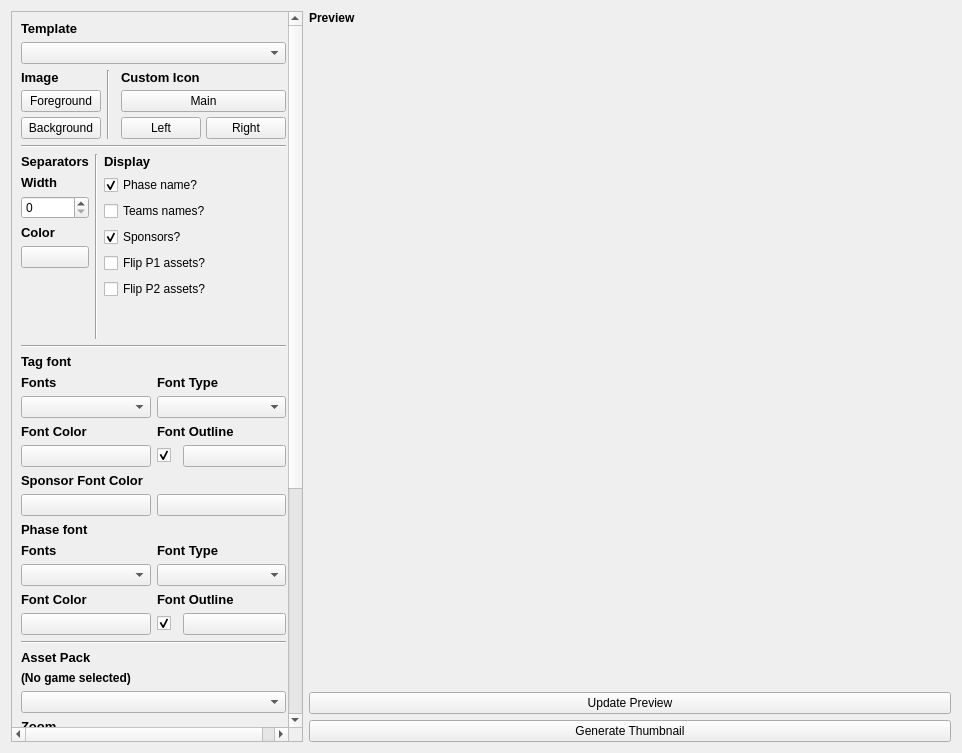
<?xml version="1.0" encoding="UTF-8"?>
<ui version="4.0">
 <class>Form</class>
 <widget class="QWidget" name="Form">
  <property name="geometry">
   <rect>
    <x>0</x>
    <y>0</y>
    <width>962</width>
    <height>753</height>
   </rect>
  </property>
  <property name="windowTitle">
   <string>Form</string>
  </property>
  <property name="locale">
   <locale language="English" country="UnitedStates"/>
  </property>
  <layout class="QHBoxLayout" name="horizontalLayout_8">
   <item>
    <widget class="QScrollArea" name="scrollArea">
     <property name="sizePolicy">
      <sizepolicy hsizetype="Minimum" vsizetype="Expanding">
       <horstretch>0</horstretch>
       <verstretch>0</verstretch>
      </sizepolicy>
     </property>
     <widget class="QWidget" name="scrollAreaWidgetContents">
      <layout class="QVBoxLayout" name="verticalLayout_6">
       <property name="rightMargin">
        <number>16</number>
       </property>
       <item>
        <layout class="QVBoxLayout" name="verticalLayout">
         <item>
          <widget class="QLabel" name="label_17">
           <property name="font">
            <font>
             <pointsize>10</pointsize>
             <weight>75</weight>
             <bold>true</bold>
            </font>
           </property>
           <property name="text">
            <string>Template</string>
           </property>
          </widget>
         </item>
         <item>
          <widget class="QComboBox" name="templateSelect"/>
         </item>
         <item>
          <layout class="QHBoxLayout" name="horizontalLayout_4" stretch="1,0,1">
           <property name="rightMargin">
            <number>0</number>
           </property>
           <item>
            <layout class="QVBoxLayout" name="verticalLayout_7">
             <property name="spacing">
              <number>5</number>
             </property>
             <property name="topMargin">
              <number>0</number>
             </property>
             <item>
              <widget class="QLabel" name="label_11">
               <property name="font">
                <font>
                 <pointsize>10</pointsize>
                 <weight>75</weight>
                 <bold>true</bold>
                </font>
               </property>
               <property name="locale">
                <locale language="English" country="UnitedStates"/>
               </property>
               <property name="text">
                <string>Image</string>
               </property>
              </widget>
             </item>
             <item>
              <widget class="QPushButton" name="customForeground">
               <property name="text">
                <string>Foreground</string>
               </property>
              </widget>
             </item>
             <item>
              <widget class="QPushButton" name="customBackground">
               <property name="text">
                <string>Background</string>
               </property>
              </widget>
             </item>
            </layout>
           </item>
           <item>
            <widget class="Line" name="line">
             <property name="orientation">
              <enum>Qt::Vertical</enum>
             </property>
            </widget>
           </item>
           <item>
            <layout class="QVBoxLayout" name="verticalLayout_8">
             <property name="spacing">
              <number>5</number>
             </property>
             <property name="leftMargin">
              <number>5</number>
             </property>
             <item>
              <widget class="QLabel" name="label_2">
               <property name="font">
                <font>
                 <pointsize>10</pointsize>
                 <weight>75</weight>
                 <bold>true</bold>
                </font>
               </property>
               <property name="text">
                <string>Custom Icon</string>
               </property>
              </widget>
             </item>
             <item>
              <widget class="QPushButton" name="customMainIcon">
               <property name="text">
                <string>Main</string>
               </property>
              </widget>
             </item>
             <item>
              <layout class="QHBoxLayout" name="horizontalLayout" stretch="0,0">
               <property name="spacing">
                <number>5</number>
               </property>
               <property name="sizeConstraint">
                <enum>QLayout::SetMinimumSize</enum>
               </property>
               <property name="leftMargin">
                <number>0</number>
               </property>
               <property name="topMargin">
                <number>0</number>
               </property>
               <property name="rightMargin">
                <number>0</number>
               </property>
               <property name="bottomMargin">
                <number>0</number>
               </property>
               <item>
                <widget class="QPushButton" name="customTopLeftIcon">
                 <property name="text">
                  <string>Left</string>
                 </property>
                </widget>
               </item>
               <item>
                <widget class="QPushButton" name="customTopRightIcon">
                 <property name="text">
                  <string>Right</string>
                 </property>
                </widget>
               </item>
              </layout>
             </item>
            </layout>
           </item>
          </layout>
         </item>
         <item>
          <widget class="Line" name="line_2">
           <property name="orientation">
            <enum>Qt::Horizontal</enum>
           </property>
          </widget>
         </item>
         <item>
          <layout class="QHBoxLayout" name="horizontalLayout_5" stretch="1,0,3">
           <property name="spacing">
            <number>6</number>
           </property>
           <property name="leftMargin">
            <number>0</number>
           </property>
           <property name="rightMargin">
            <number>0</number>
           </property>
           <item>
            <layout class="QVBoxLayout" name="verticalLayout_11">
             <item>
              <widget class="QLabel" name="label_12">
               <property name="sizePolicy">
                <sizepolicy hsizetype="Preferred" vsizetype="Maximum">
                 <horstretch>0</horstretch>
                 <verstretch>0</verstretch>
                </sizepolicy>
               </property>
               <property name="font">
                <font>
                 <pointsize>10</pointsize>
                 <weight>75</weight>
                 <bold>true</bold>
                </font>
               </property>
               <property name="text">
                <string>Separators</string>
               </property>
              </widget>
             </item>
             <item>
              <widget class="QLabel" name="label_9">
               <property name="sizePolicy">
                <sizepolicy hsizetype="Preferred" vsizetype="Maximum">
                 <horstretch>0</horstretch>
                 <verstretch>0</verstretch>
                </sizepolicy>
               </property>
               <property name="font">
                <font>
                 <pointsize>10</pointsize>
                 <weight>75</weight>
                 <bold>true</bold>
                </font>
               </property>
               <property name="text">
                <string>Width</string>
               </property>
              </widget>
             </item>
             <item>
              <widget class="QSpinBox" name="widthSpacer"/>
             </item>
             <item>
              <widget class="QLabel" name="label_10">
               <property name="sizePolicy">
                <sizepolicy hsizetype="Preferred" vsizetype="Maximum">
                 <horstretch>0</horstretch>
                 <verstretch>0</verstretch>
                </sizepolicy>
               </property>
               <property name="font">
                <font>
                 <pointsize>10</pointsize>
                 <weight>75</weight>
                 <bold>true</bold>
                </font>
               </property>
               <property name="text">
                <string>Color</string>
               </property>
              </widget>
             </item>
             <item>
              <widget class="QPushButton" name="colorSpacer">
               <property name="sizePolicy">
                <sizepolicy hsizetype="Minimum" vsizetype="Maximum">
                 <horstretch>0</horstretch>
                 <verstretch>0</verstretch>
                </sizepolicy>
               </property>
               <property name="text">
                <string/>
               </property>
              </widget>
             </item>
             <item>
              <spacer name="verticalSpacer_2">
               <property name="orientation">
                <enum>Qt::Vertical</enum>
               </property>
               <property name="sizeHint" stdset="0">
                <size>
                 <width>20</width>
                 <height>40</height>
                </size>
               </property>
              </spacer>
             </item>
            </layout>
           </item>
           <item>
            <widget class="Line" name="line_4">
             <property name="orientation">
              <enum>Qt::Vertical</enum>
             </property>
            </widget>
           </item>
           <item>
            <layout class="QVBoxLayout" name="verticalLayout_9">
             <property name="rightMargin">
              <number>0</number>
             </property>
             <item>
              <widget class="QLabel" name="label_13">
               <property name="sizePolicy">
                <sizepolicy hsizetype="Preferred" vsizetype="Maximum">
                 <horstretch>0</horstretch>
                 <verstretch>0</verstretch>
                </sizepolicy>
               </property>
               <property name="font">
                <font>
                 <pointsize>10</pointsize>
                 <weight>75</weight>
                 <bold>true</bold>
                </font>
               </property>
               <property name="text">
                <string>Display</string>
               </property>
              </widget>
             </item>
             <item>
              <widget class="QCheckBox" name="phaseNameCheck">
               <property name="text">
                <string>Phase name?</string>
               </property>
               <property name="checked">
                <bool>true</bool>
               </property>
              </widget>
             </item>
             <item>
              <widget class="QCheckBox" name="teamNameCheck">
               <property name="text">
                <string>Teams names?</string>
               </property>
               <property name="checked">
                <bool>false</bool>
               </property>
              </widget>
             </item>
             <item>
              <widget class="QCheckBox" name="sponsorCheck">
               <property name="text">
                <string>Sponsors?</string>
               </property>
               <property name="checked">
                <bool>true</bool>
               </property>
              </widget>
             </item>
             <item>
              <widget class="QCheckBox" name="flipP1Check">
               <property name="text">
                <string>Flip P1 assets?</string>
               </property>
               <property name="checked">
                <bool>false</bool>
               </property>
              </widget>
             </item>
             <item>
              <widget class="QCheckBox" name="flipP2Check">
               <property name="text">
                <string>Flip P2 assets?</string>
               </property>
               <property name="checked">
                <bool>false</bool>
               </property>
              </widget>
             </item>
             <item>
              <spacer name="verticalSpacer_3">
               <property name="orientation">
                <enum>Qt::Vertical</enum>
               </property>
               <property name="sizeHint" stdset="0">
                <size>
                 <width>20</width>
                 <height>40</height>
                </size>
               </property>
              </spacer>
             </item>
            </layout>
           </item>
          </layout>
         </item>
         <item>
          <widget class="Line" name="line_3">
           <property name="orientation">
            <enum>Qt::Horizontal</enum>
           </property>
          </widget>
         </item>
         <item>
          <widget class="QLabel" name="label_7">
           <property name="font">
            <font>
             <pointsize>10</pointsize>
             <weight>75</weight>
             <bold>true</bold>
            </font>
           </property>
           <property name="text">
            <string>Tag font</string>
           </property>
          </widget>
         </item>
         <item>
          <layout class="QHBoxLayout" name="horizontalLayout_2" stretch="0,0">
           <property name="bottomMargin">
            <number>0</number>
           </property>
           <item>
            <layout class="QVBoxLayout" name="verticalLayout_3">
             <item>
              <widget class="QLabel" name="label_3">
               <property name="font">
                <font>
                 <pointsize>10</pointsize>
                 <weight>75</weight>
                 <bold>true</bold>
                </font>
               </property>
               <property name="text">
                <string>Fonts</string>
               </property>
              </widget>
             </item>
             <item>
              <widget class="QComboBox" name="comboBoxFont"/>
             </item>
            </layout>
           </item>
           <item>
            <layout class="QVBoxLayout" name="verticalLayout_2">
             <property name="bottomMargin">
              <number>0</number>
             </property>
             <item>
              <widget class="QLabel" name="label_4">
               <property name="font">
                <font>
                 <pointsize>10</pointsize>
                 <weight>75</weight>
                 <bold>true</bold>
                </font>
               </property>
               <property name="text">
                <string>Font Type</string>
               </property>
              </widget>
             </item>
             <item>
              <widget class="QComboBox" name="comboBoxFontType"/>
             </item>
            </layout>
           </item>
          </layout>
         </item>
         <item>
          <layout class="QHBoxLayout" name="horizontalLayout_9">
           <item>
            <layout class="QVBoxLayout" name="verticalLayoutPlayerFontColor">
             <item>
              <widget class="QLabel" name="labelPlayerFontColor">
               <property name="font">
                <font>
                 <pointsize>10</pointsize>
                 <weight>75</weight>
                 <bold>true</bold>
                </font>
               </property>
               <property name="text">
                <string>Font Color</string>
               </property>
              </widget>
             </item>
             <item>
              <widget class="QPushButton" name="colorPlayerFontColor">
               <property name="text">
                <string/>
               </property>
              </widget>
             </item>
            </layout>
           </item>
           <item>
            <layout class="QVBoxLayout" name="verticalLayoutPlayerFontOutline">
             <item>
              <widget class="QLabel" name="labelFontColor">
               <property name="font">
                <font>
                 <pointsize>10</pointsize>
                 <weight>75</weight>
                 <bold>true</bold>
                </font>
               </property>
               <property name="text">
                <string>Font Outline</string>
               </property>
              </widget>
             </item>
             <item>
              <layout class="QHBoxLayout" name="horizontalLayoutPlayerFontOutline">
               <item>
                <widget class="QCheckBox" name="enablePlayerOutline">
                 <property name="maximumSize">
                  <size>
                   <width>20</width>
                   <height>16777215</height>
                  </size>
                 </property>
                 <property name="checkable">
                  <bool>true</bool>
                 </property>
                 <property name="checked">
                  <bool>true</bool>
                 </property>
                </widget>
               </item>
               <item>
                <widget class="QPushButton" name="colorPlayerOutline">
                 <property name="text">
                  <string/>
                 </property>
                </widget>
               </item>
              </layout>
             </item>
            </layout>
           </item>
          </layout>
         </item>
         <item>
          <layout class="QHBoxLayout" name="horizontalLayout_6">
           <item>
            <layout class="QVBoxLayout" name="verticalLayout_14">
             <item>
              <widget class="QLabel" name="labelSponsorFontColor">
               <property name="font">
                <font>
                 <pointsize>10</pointsize>
                 <weight>75</weight>
                 <bold>true</bold>
                </font>
               </property>
               <property name="text">
                <string>Sponsor Font Color</string>
               </property>
              </widget>
             </item>
             <item>
              <layout class="QHBoxLayout" name="horizontalLayout_7">
               <item>
                <widget class="QPushButton" name="sponsorFontColor1">
                 <property name="text">
                  <string/>
                 </property>
                </widget>
               </item>
               <item>
                <widget class="QPushButton" name="sponsorFontColor2">
                 <property name="text">
                  <string/>
                 </property>
                </widget>
               </item>
              </layout>
             </item>
            </layout>
           </item>
          </layout>
         </item>
         <item>
          <widget class="QLabel" name="label_8">
           <property name="font">
            <font>
             <pointsize>10</pointsize>
             <weight>75</weight>
             <bold>true</bold>
            </font>
           </property>
           <property name="text">
            <string>Phase font</string>
           </property>
          </widget>
         </item>
         <item>
          <layout class="QHBoxLayout" name="horizontalLayout_3" stretch="0,0">
           <property name="bottomMargin">
            <number>0</number>
           </property>
           <item>
            <layout class="QVBoxLayout" name="verticalLayout_4">
             <item>
              <widget class="QLabel" name="label_5">
               <property name="font">
                <font>
                 <pointsize>10</pointsize>
                 <weight>75</weight>
                 <bold>true</bold>
                </font>
               </property>
               <property name="text">
                <string>Fonts</string>
               </property>
              </widget>
             </item>
             <item>
              <widget class="QComboBox" name="comboBoxFontPhase"/>
             </item>
            </layout>
           </item>
           <item>
            <layout class="QVBoxLayout" name="verticalLayout_5">
             <property name="bottomMargin">
              <number>0</number>
             </property>
             <item>
              <widget class="QLabel" name="label_6">
               <property name="font">
                <font>
                 <pointsize>10</pointsize>
                 <weight>75</weight>
                 <bold>true</bold>
                </font>
               </property>
               <property name="text">
                <string>Font Type</string>
               </property>
              </widget>
             </item>
             <item>
              <widget class="QComboBox" name="comboBoxFontTypePhase"/>
             </item>
            </layout>
           </item>
          </layout>
         </item>
         <item>
          <layout class="QHBoxLayout" name="horizontalLayout_10">
           <item>
            <layout class="QVBoxLayout" name="verticalLayoutPlayerFontColor_2">
             <item>
              <widget class="QLabel" name="labelPhaseFontColor">
               <property name="font">
                <font>
                 <pointsize>10</pointsize>
                 <weight>75</weight>
                 <bold>true</bold>
                </font>
               </property>
               <property name="text">
                <string>Font Color</string>
               </property>
              </widget>
             </item>
             <item>
              <widget class="QPushButton" name="colorPhaseFontColor">
               <property name="text">
                <string/>
               </property>
              </widget>
             </item>
            </layout>
           </item>
           <item>
            <layout class="QVBoxLayout" name="verticalLayoutPlayerFontOutline_2">
             <item>
              <widget class="QLabel" name="labelFontColor_2">
               <property name="font">
                <font>
                 <pointsize>10</pointsize>
                 <weight>75</weight>
                 <bold>true</bold>
                </font>
               </property>
               <property name="text">
                <string>Font Outline</string>
               </property>
              </widget>
             </item>
             <item>
              <layout class="QHBoxLayout" name="horizontalLayoutPlayerFontOutline_2">
               <item>
                <widget class="QCheckBox" name="enablePhaseOutline">
                 <property name="maximumSize">
                  <size>
                   <width>20</width>
                   <height>16777215</height>
                  </size>
                 </property>
                 <property name="text">
                  <string/>
                 </property>
                 <property name="checkable">
                  <bool>true</bool>
                 </property>
                 <property name="checked">
                  <bool>true</bool>
                 </property>
                </widget>
               </item>
               <item>
                <widget class="QPushButton" name="colorPhaseOutline">
                 <property name="text">
                  <string/>
                 </property>
                </widget>
               </item>
              </layout>
             </item>
            </layout>
           </item>
          </layout>
         </item>
         <item>
          <widget class="Line" name="line_4">
           <property name="orientation">
            <enum>Qt::Horizontal</enum>
           </property>
          </widget>
         </item>
         <item>
          <widget class="QLabel" name="label_9">
           <property name="font">
            <font>
             <pointsize>10</pointsize>
             <weight>75</weight>
             <bold>true</bold>
            </font>
           </property>
           <property name="text">
            <string>Asset Pack</string>
           </property>
          </widget>
         </item>
         <item>
          <widget class="QLabel" name="label_asset">
           <property name="font">
            <font>
             <weight>75</weight>
             <bold>true</bold>
            </font>
           </property>
           <property name="text">
            <string>(No game selected)</string>
           </property>
          </widget>
         </item>
         <item>
          <layout class="QHBoxLayout" name="horizontalLayout_3" stretch="0">
           <property name="bottomMargin">
            <number>0</number>
           </property>
           <item>
            <layout class="QVBoxLayout" name="verticalLayout_4">
             <item>
              <widget class="QComboBox" name="comboBoxAsset"/>
             </item>
            </layout>
           </item>
          </layout>
         </item>
         <item>
          <layout class="QVBoxLayout" name="verticalLayout_17">
           <item>
            <widget class="QLabel" name="label_14">
             <property name="sizePolicy">
              <sizepolicy hsizetype="Maximum" vsizetype="Minimum">
               <horstretch>0</horstretch>
               <verstretch>0</verstretch>
              </sizepolicy>
             </property>
             <property name="font">
              <font>
               <pointsize>10</pointsize>
               <weight>75</weight>
               <bold>true</bold>
              </font>
             </property>
             <property name="text">
              <string>Zoom</string>
             </property>
             <property name="alignment">
              <set>Qt::AlignLeading</set>
             </property>
            </widget>
           </item>
           <item>
            <widget class="QSpinBox" name="zoom">
             <property name="sizePolicy">
              <sizepolicy hsizetype="Minimum" vsizetype="Minimum">
               <horstretch>0</horstretch>
               <verstretch>0</verstretch>
              </sizepolicy>
             </property>
             <property name="suffix">
              <string>%</string>
             </property>
             <property name="minimum">
              <number>1</number>
             </property>
             <property name="maximum">
              <number>1000</number>
             </property>
             <property name="value">
              <number>100</number>
             </property>
            </widget>
           </item>
          </layout>
         </item>
         <item>
          <layout class="QHBoxLayout" name="horizontalLayout_13">
           <item>
            <layout class="QVBoxLayout" name="verticalLayout_19">
             <item>
              <widget class="QCheckBox" name="scaleToFillX">
               <property name="text">
                <string>Scale to fit X</string>
               </property>
              </widget>
             </item>
            </layout>
           </item>
           <item>
            <layout class="QVBoxLayout" name="verticalLayout_18">
             <item>
              <widget class="QCheckBox" name="scaleToFillY">
               <property name="text">
                <string>Scale to fit Y</string>
               </property>
              </widget>
             </item>
            </layout>
           </item>
          </layout>
         </item>
         <item>
          <layout class="QHBoxLayout" name="horizontalLayout_12">
           <item>
            <layout class="QVBoxLayout" name="verticalLayout_16">
             <item>
              <widget class="QLabel" name="label_16">
               <property name="font">
                <font>
                 <pointsize>10</pointsize>
                 <weight>75</weight>
                 <bold>true</bold>
                </font>
               </property>
               <property name="text">
                <string>Horizontal Align</string>
               </property>
              </widget>
             </item>
             <item>
              <widget class="QSpinBox" name="horizontalAlign">
               <property name="suffix">
                <string>%</string>
               </property>
               <property name="maximum">
                <number>100</number>
               </property>
               <property name="value">
                <number>50</number>
               </property>
              </widget>
             </item>
            </layout>
           </item>
           <item>
            <layout class="QVBoxLayout" name="verticalLayout_13">
             <item>
              <widget class="QLabel" name="label_15">
               <property name="font">
                <font>
                 <pointsize>10</pointsize>
                 <weight>75</weight>
                 <bold>true</bold>
                </font>
               </property>
               <property name="text">
                <string>Vertical Align</string>
               </property>
              </widget>
             </item>
             <item>
              <widget class="QSpinBox" name="verticalAlign">
               <property name="suffix">
                <string>%</string>
               </property>
               <property name="maximum">
                <number>100</number>
               </property>
               <property name="value">
                <number>50</number>
               </property>
              </widget>
             </item>
            </layout>
           </item>
          </layout>
         </item>
         <item>
          <widget class="QCheckBox" name="flipSeparators">
           <property name="text">
            <string>Invert separator orientation</string>
           </property>
          </widget>
         </item>
         <item>
          <widget class="QCheckBox" name="hideSeparators">
           <property name="text">
            <string>Hide separators between characters</string>
           </property>
          </widget>
         </item>
         <item>
          <widget class="Line" name="line_5">
           <property name="orientation">
            <enum>Qt::Horizontal</enum>
           </property>
          </widget>
         </item>
         <item>
          <widget class="QLabel" name="label_10">
           <property name="font">
            <font>
             <pointsize>10</pointsize>
             <weight>75</weight>
             <bold>true</bold>
            </font>
           </property>
           <property name="text">
            <string>UI Options</string>
           </property>
          </widget>
         </item>
         <item>
          <widget class="QCheckBox" name="openExplorerCheck">
           <property name="text">
            <string>Open File Explorer after generation?</string>
           </property>
           <property name="checked">
            <bool>false</bool>
           </property>
          </widget>
         </item>
         <item>
          <widget class="Line" name="line_5">
           <property name="orientation">
            <enum>Qt::Horizontal</enum>
           </property>
          </widget>
         </item>
         <item>
          <widget class="QPushButton" name="resetToDefault">
           <property name="text">
            <string>Reset to Defaults</string>
           </property>
          </widget>
         </item>
         <item>
          <spacer name="verticalSpacer">
           <property name="orientation">
            <enum>Qt::Vertical</enum>
           </property>
           <property name="sizeHint" stdset="0">
            <size>
             <width>20</width>
             <height>80</height>
            </size>
           </property>
          </spacer>
         </item>
        </layout>
       </item>
      </layout>
     </widget>
    </widget>
   </item>
   <item>
    <layout class="QVBoxLayout" name="verticalLayout_10">
     <item>
      <widget class="QLabel" name="label">
       <property name="font">
        <font>
         <weight>75</weight>
         <bold>true</bold>
        </font>
       </property>
       <property name="text">
        <string>Preview</string>
       </property>
      </widget>
     </item>
     <item>
      <widget class="QWidget" name="thumbnailPreview" native="true">
       <property name="sizePolicy">
        <sizepolicy hsizetype="Expanding" vsizetype="Expanding">
         <horstretch>0</horstretch>
         <verstretch>0</verstretch>
        </sizepolicy>
       </property>
       <layout class="QVBoxLayout" name="verticalLayout_12"/>
      </widget>
     </item>
     <item>
      <widget class="QPushButton" name="btUpdatePreview">
       <property name="text">
        <string>Update Preview</string>
       </property>
      </widget>
     </item>
     <item>
      <widget class="QPushButton" name="btGenerate">
       <property name="text">
        <string>Generate Thumbnail</string>
       </property>
      </widget>
     </item>
    </layout>
   </item>
  </layout>
 </widget>
 <resources/>
 <connections/>
</ui>
